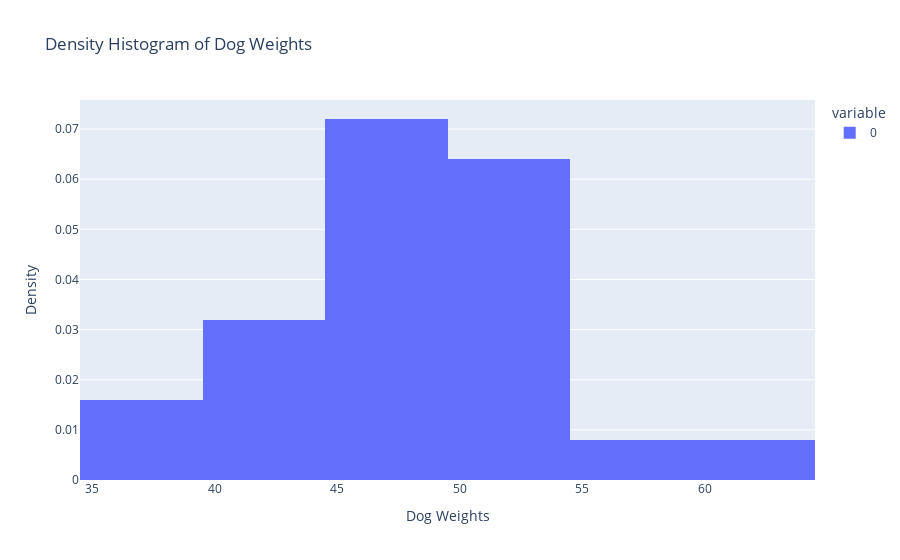

The code cell stored with this chart in its notebook:
### Markdown cell above
## Density Histogram with Plotly Express

### Code cell
dog_weights = [
    37, 39, 41, 42, 43, 43,
    45, 45, 46, 46, 47, 47,
    47, 48, 48, 50, 50, 51,
    51, 52, 53, 53, 54, 57, 62
]

bins = [35, 40, 45, 50, 55, 60, 65]

px.histogram(
    dog_weights,
    nbins = 6,  # set the number of bins
    title = "Density Histogram of Dog Weights",
    histnorm = 'probability density'
).update_layout(
    xaxis_title="Dog Weights", yaxis_title="Density"
)

### Figure 1 — Plotly figure (JSON) as saved in the notebook; plotly's stock layout.template omitted (floating-point values rounded to 4 significant figures)
{"data": [{"alignmentgroup": "True", "bingroup": "x", "histnorm": "probability density", "hovertemplate": "variable=0<br>value=%{x}<br>probability density=%{y}<extra></extra>", "legendgroup": "0", "marker": {"color": "#636efa", "pattern": {"shape": ""}}, "name": "0", "nbinsx": 6, "offsetgroup": "0", "orientation": "v", "showlegend": true, "type": "histogram", "x": [37, 39, 41, 42, 43, 43, 45, 45, 46, 46, 47, 47, 47, 48, 48, 50, 50, 51, 51, 52, 53, 53, 54, 57, 62], "xaxis": "x", "yaxis": "y"}], "layout": {"barmode": "relative", "legend": {"title": {"text": "variable"}, "tracegroupgap": 0}, "title": {"text": "Density Histogram of Dog Weights"}, "xaxis": {"anchor": "y", "domain": [0, 1], "title": {"text": "Dog Weights"}}, "yaxis": {"anchor": "x", "domain": [0, 1], "title": {"text": "Density"}}}}
